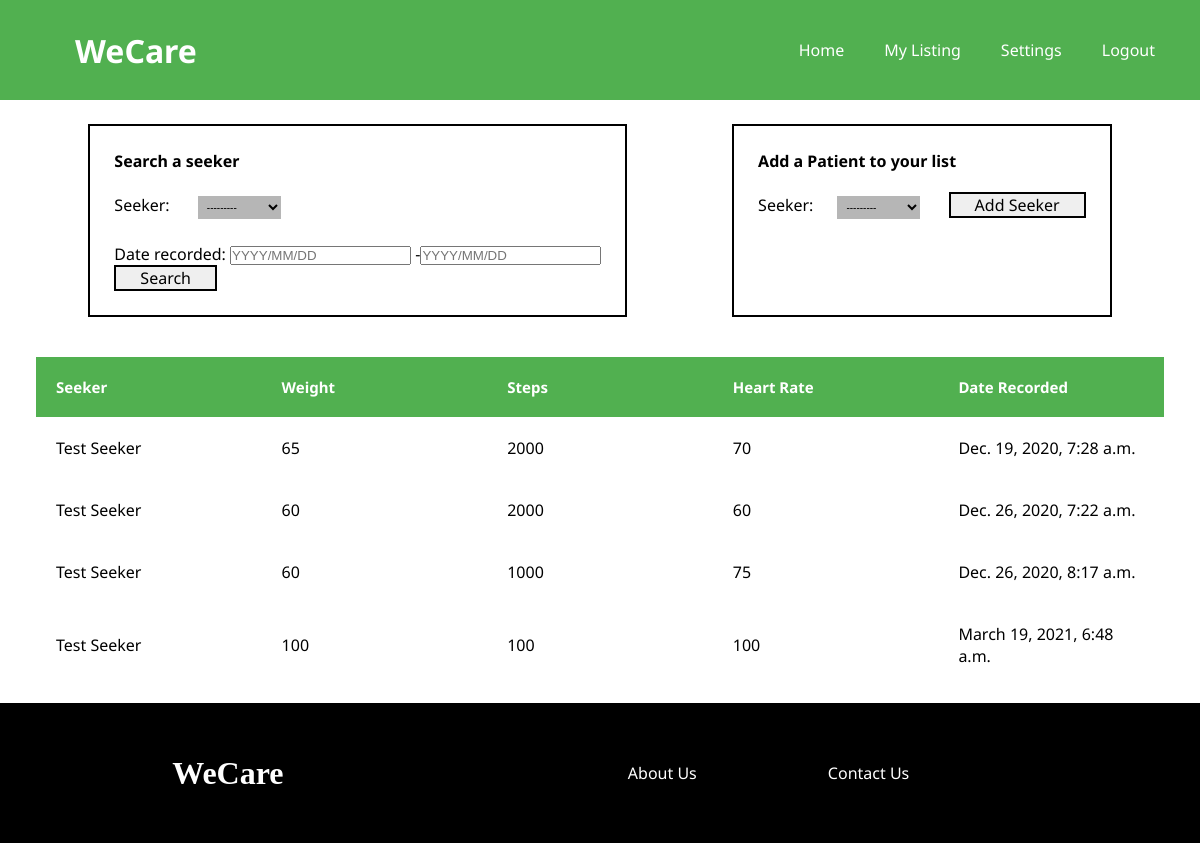
/providerdashboard (signed in), run on an earlier commit of the app's database.
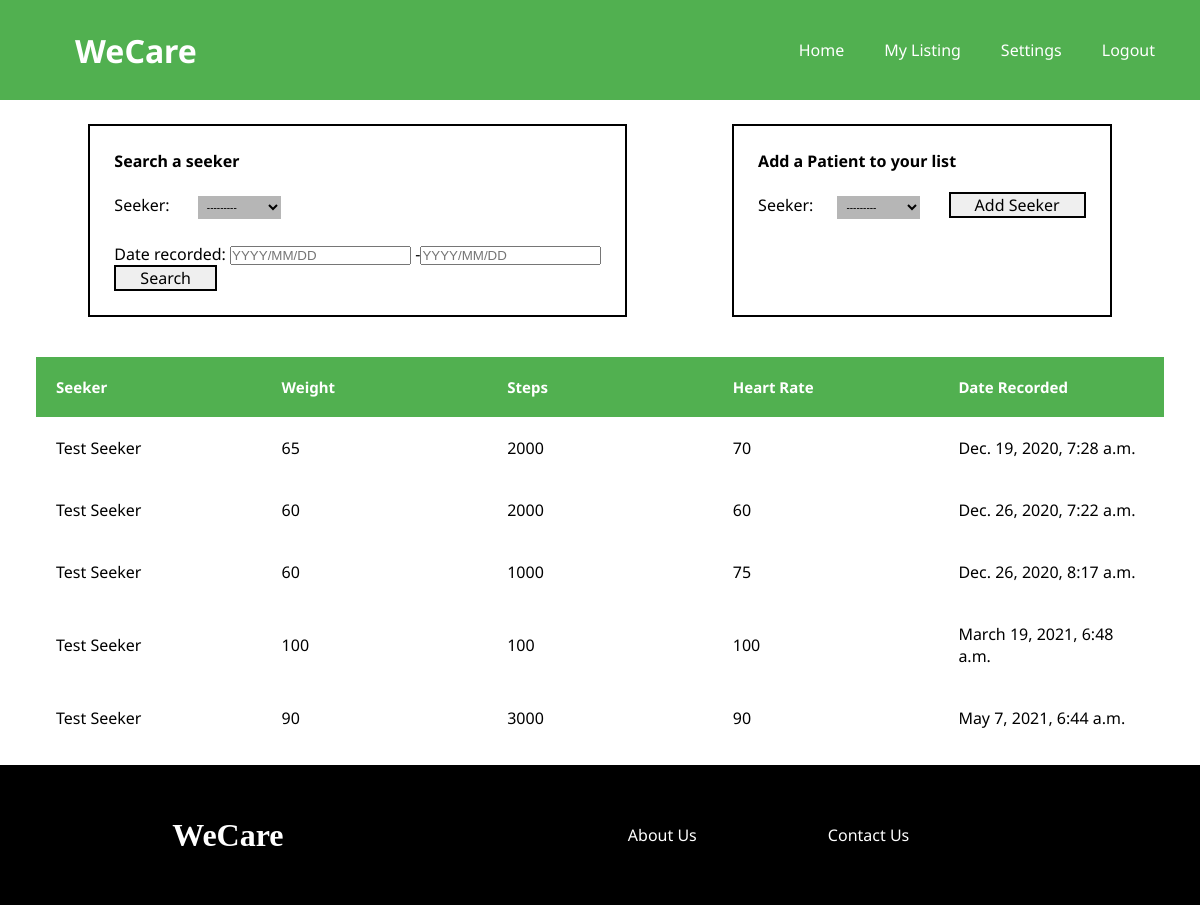
And on a later commit of the database.
### healthdata/models.py (models this page shows, shortened)
class HealthData(models.Model):
    seeker = models.ForeignKey(Seeker, on_delete=models.CASCADE)
    heartrate = models.IntegerField(
        validators=[MaxValueValidator(210), MinValueValidator(50)])
    weight = models.IntegerField()
    steps = models.IntegerField()
    blood_pressure = models.IntegerField(
        validators=[MaxValueValidator(180), MinValueValidator(60)])
    date_recorded = models.DateTimeField(default=timezone.now)

### users/models.py (models this page shows, shortened)
class Seeker(models.Model):
    user = models.OneToOneField(
        User, on_delete=models.CASCADE, primary_key=True)
    phone_number = models.CharField(max_length=20)
    location = models.CharField(max_length=20)
    medicaid_recepient = models.BooleanField(default=False)
    ethnicity = models.CharField(max_length=20)
    def __str__(self):
        return f'{self.user.first_name} {self.user.last_name}'

class User(AbstractUser):
    email = models.EmailField(unique=True)
    is_seeker = models.BooleanField(default=False)
    is_provider = models.BooleanField(default=False)
    first_name = models.CharField(max_length=100)
    last_name = models.CharField(max_length=100)
    USERNAME_FIELD = 'email'
    REQUIRED_FIELDS = []

### listings/views.py (the view, shortened to what this page needs)
# urls.py: path('providerdashboard', listings.providerdashboard, name='p_dashboard'),
def providerdashboard(request):
    qs = HealthData.objects.none()
    provider = get_object_or_404(Provider, user=request.user)
    is_consulting = IsConsulting.objects.filter(
        provider=provider).values_list('seeker', flat=True)
    if is_consulting != None:
        us = HealthData.objects.filter(seeker__in=is_consulting)
        healthdata_filter = HealthDataFilter(
            request.GET, queryset=us)
    else:
        healthdata_filter = None
        us = None
    context = {
        'form': AddSeekerForm,
        'healthdata_filter': healthdata_filter,
        'us': us,
    }
    return render(request, 'listings/provider_dashboard.html', context)

### listings/templates/listings/provider_dashboard.html (shortened to what this page needs)
{% extends "listings/base.html" %}
{% load static %}
{% block content %}
<link rel="stylesheet" href="{% static 'listings/dashboard.css' %}">
<link rel="stylesheet" href="{% static 'listings/provider_dashboard.css' %}">
<div class="parent_container">
    <div class="table_container">
        <div class="form_cont">
            <div class="search_seeker">
                <h3>Search a seeker</h3>
                <form method="get">
                    {{ healthdata_filter.form.as_p }}
                    <button class="submit" type="submit">Search</button>
                </form>
            </div>
            <div class="add_seeker">
                <h3>Add a Patient to your list</h3>
                <form method="POST">
                    {{ form }}
                    <input class="submit" type="submit" value="Add Seeker">
                </form>
            </div>
        </div>
        <table class="listings_table">
            <thead>
                <tr>
                    <th>Seeker</th>
                    <th>Weight</th>
                    <th>Steps</th>
                    <th>Heart Rate</th>
                    <th>Date Recorded</th>
                </tr>
            </thead>
            {% for healthdata in healthdata_filter.qs %}
                <tr>
                    <td><a>{{ healthdata.seeker }}</a></td>
                    <td>{{ healthdata.weight }}</td>
                    <td>{{ healthdata.steps }}</td>
                    <td>{{ healthdata.heartrate }}</td>
                    <td>{{ healthdata.date_recorded }}</td>
                </tr>
            {% endfor %}
        </table>
    </div>
</div>
{% endblock content %}

What changed in the data, as far as the page shows it:
added HealthData: seeker "Test Seeker", weight "90", steps "3000", heartrate "90", date_recorded "May 7, 2021, 6:44 a.m."
